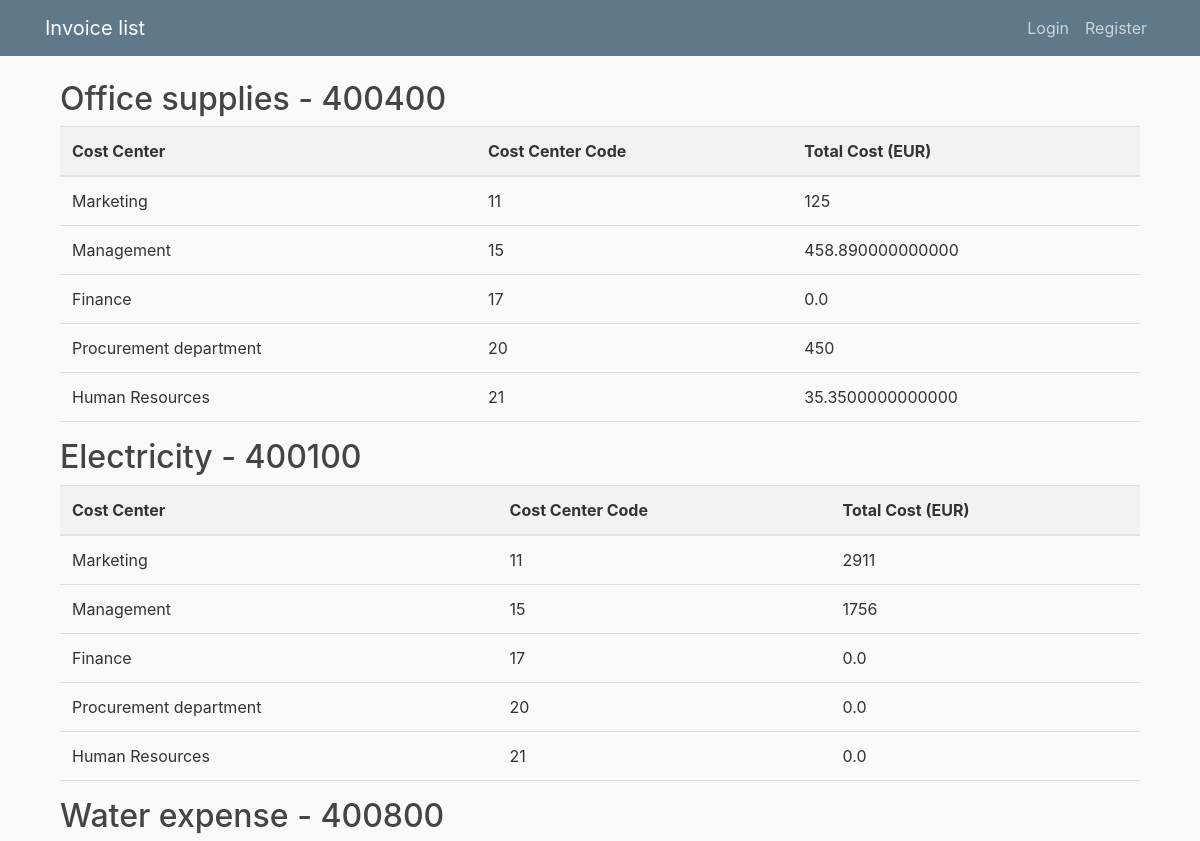
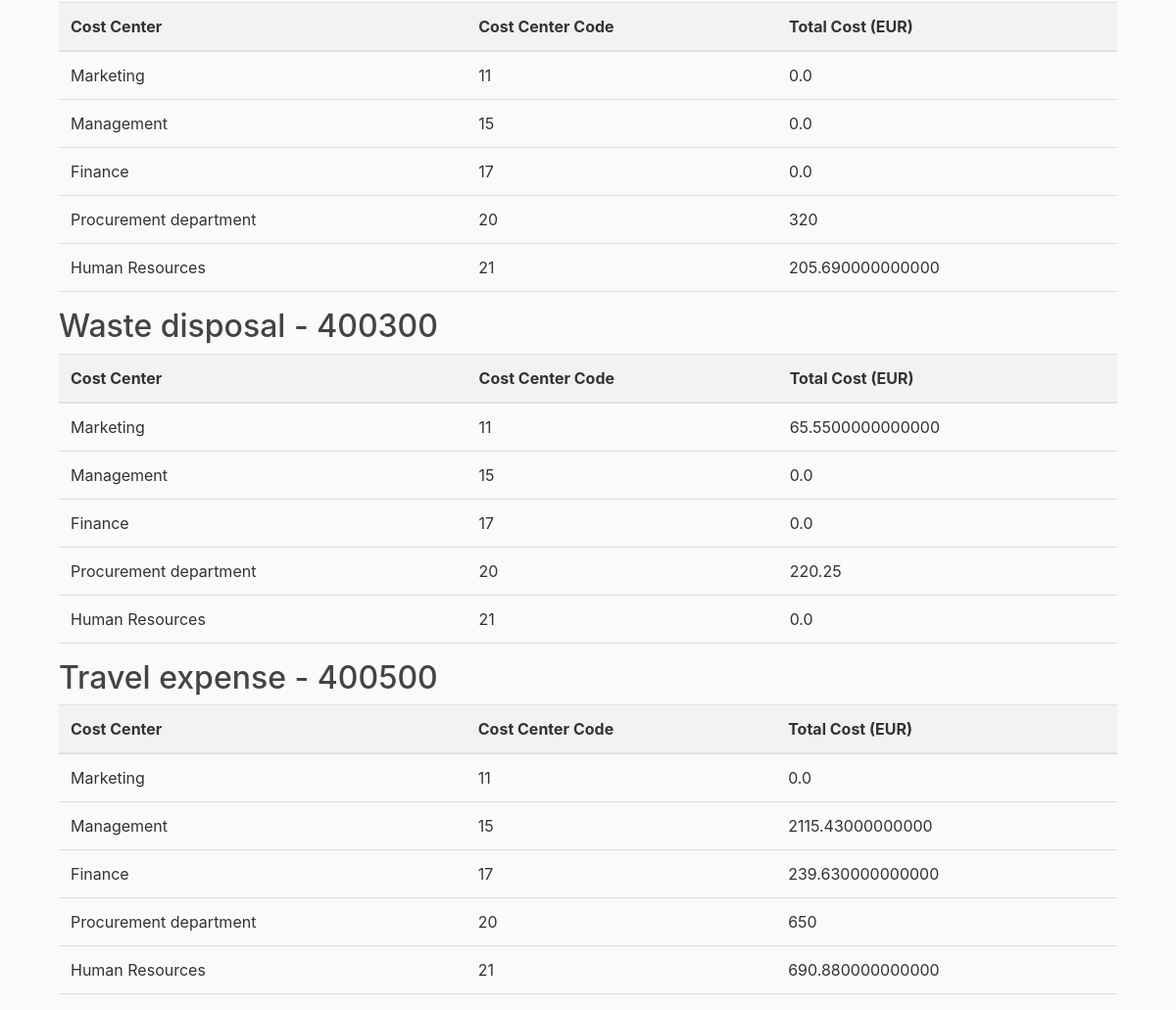
The page /report/ on the database its author committed (2 pictures, top to bottom).
### invoice/models.py (models this page shows, shortened)
class TypeOfCost(models.Model):
	cost_code = models.IntegerField()
	cost_name = models.CharField(max_length=40)

class CostCenter(models.Model):
	cost_center_code = models.IntegerField()
	cost_center_name = models.CharField(max_length=40)

### users/views.py (the view)
# urls.py: path('report/', user_views.report, name = 'report'),
def report(request):
    types_of_cost = TypeOfCost.objects.all()
    cost_centers = CostCenter.objects.all()
    expenses_by_type_and_center = {}  # Rečnik za čuvanje ukupnih troškova po vrsti troška i centru troška
    for type_of_cost in types_of_cost:
        expenses_by_center = {}  # Rečnik za čuvanje ukupnih troškova po centru troška za trenutnu vrstu troška
        for cost_center in cost_centers:
            expenses = Invoice.objects.filter(cost_code=type_of_cost, cost_center_code=cost_center)
            total_amount = expenses.aggregate(total_amount=Sum('netto_amount'))['total_amount']
            expenses_by_center[cost_center] = total_amount or 0  # Dodavanje ukupnog iznosa u rečnik
        expenses_by_type_and_center[type_of_cost] = expenses_by_center
    return render(request, 'users/report.html', {'expenses_by_type_and_center': expenses_by_type_and_center})

### users/templatetags/custom_filters.py (called while the page is built)
@register.filter
def format_number(value):
    try:
        locale.setlocale(locale.LC_ALL, 'it_IT.UTF-8')
        formatted_value = locale.format_string("%0.2f", value, grouping=True)
        return formatted_value
    except (ValueError, locale.Error):
        return value

### users/templates/users/report.html
{% extends "invoice/base.html" %}
{% load custom_filters %}
{% block content %}
<div class="container">
    {% for type_of_cost, expenses_by_center in expenses_by_type_and_center.items %}
    <h2>{{ type_of_cost.cost_name }} - {{ type_of_cost.cost_code }}</h2>
    <table class="table">
        <thead>
            <tr>
                <th>Cost Center</th>
                <th>Cost Center Code</th>
                <th>Total Cost (EUR)</th>
            </tr>
        </thead>
        <tbody>
            {% for cost_center, total_amount in expenses_by_center.items %}
            <tr>
                <td>{{ cost_center.cost_center_name }}</td>
                <td>{{ cost_center.cost_center_code }}</td>
                <td>{{ total_amount|default:0.00|format_number }}</td>
            </tr>
            {% endfor %}
        </tbody>
    </table>
    {% endfor %}
</div>
{% endblock %}

### invoice/static/invoice/main.css (style rules this page uses)
body { background: #fafafa; color: #333333; margin-top: 5rem; }
h1, h2, h3, h4, h5, h6 { color: #444444; }
.table { width: 100%; border-collapse: collapse; }
th, td { padding: 8px; text-align: left; border-bottom: 1px solid #ddd; }
th { background-color: #f2f2f2; color: #333; font-weight: bold; }
td { vertical-align: top; }

### rows shown on the page
TypeOfCost: cost_name "Office supplies", cost_code "400400"
CostCenter: cost_center_name "Marketing", cost_center_code "11", total_amount "125", total_amount "2911", total_amount "0.0", total_amount "65.5500000000000"
CostCenter: cost_center_name "Management", cost_center_code "15", total_amount "458.890000000000", total_amount "1756", total_amount "0.0", total_amount "2115.43000000000"
CostCenter: cost_center_name "Finance", cost_center_code "17", total_amount "0.0", total_amount "239.630000000000"
CostCenter: cost_center_name "Procurement department", cost_center_code "20", total_amount "450", total_amount "0.0", total_amount "320", total_amount "220.25", total_amount "650"
CostCenter: cost_center_name "Human Resources", cost_center_code "21", total_amount "35.3500000000000", total_amount "0.0", total_amount "205.690000000000", total_amount "690.880000000000"
TypeOfCost: cost_name "Electricity", cost_code "400100"
TypeOfCost: cost_name "Water expense", cost_code "400800"
TypeOfCost: cost_name "Waste disposal", cost_code "400300"
TypeOfCost: cost_name "Travel expense", cost_code "400500"
